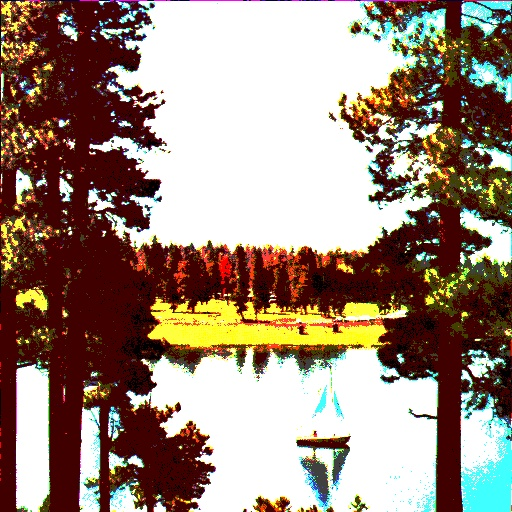
//> input picture new_image.jpg, 512 x 512 px
$ ./Ex11 new_image.jpg boat.ppm   (built with g++ and OpenCV 4)
//> lines starting //> are read from the running program, lines starting //| are printed output that depends on the picture
#include <iostream>
#include <string>

#include <opencv2/highgui/highgui.hpp>

using namespace std;
using namespace cv;

int main(int argc, char** argv) {
    cv::Mat input = cv::imread(argv[1]);
//> input is the input picture: 512 rows x 512 cols, CV_8UC3; mean B, G, R 123.5, 137, 156.6
    cv::Mat output = cv::imread(argv[2]);
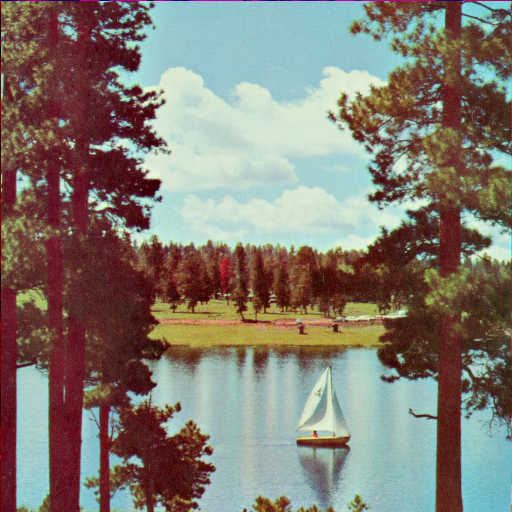
//> input picture boat.ppm, 512 x 512 px
//> output is the input picture: 512 rows x 512 cols, CV_8UC3; mean B, G, R 114.9, 124.3, 131
    Mat s1;

    absdiff(input, output, s1);
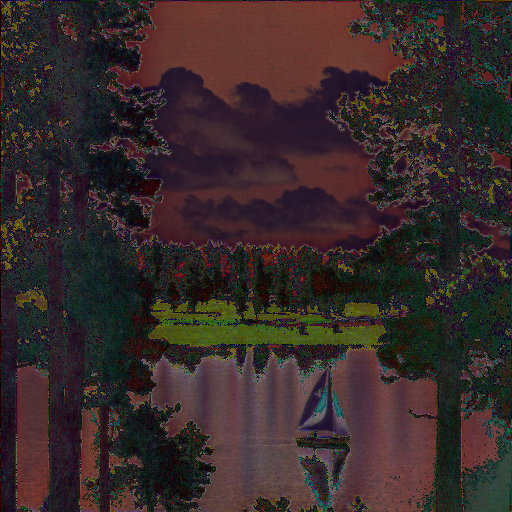
//> s1: 512 rows x 512 cols, CV_8UC3; mean B, G, R 42.1, 42.2, 55.4

    s1.convertTo(s1, CV_32F);
//> s1: 512 rows x 512 cols, CV_32FC3
    s1 = s1.mul(s1);
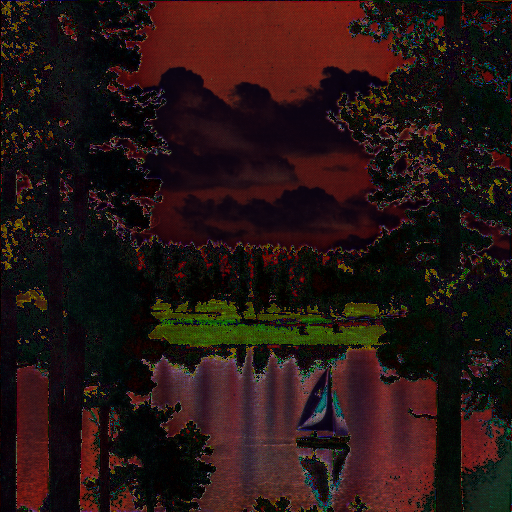
//> s1: 512 rows x 512 cols, CV_32FC3; mean B, G, R 2154.3, 2289, 4133.2; drawn with min black and max white

    Scalar s = sum(s1);
//> s = Scalar(564702979, 599982463, 1.08e+09)

    double sse = s.val[0] + s.val[1] + s.val[2];
//> sse = 2.25e+09
    double  mse = sse / (double) (input.channels() * input.total());
//> mse = 2858.2
    double psnr = 10.0 * log10((255*255) / mse);
//> psnr = 13.57
    cout << "SNR: " << psnr << endl;
//| SNR: 13.5699

    return 0;
}
